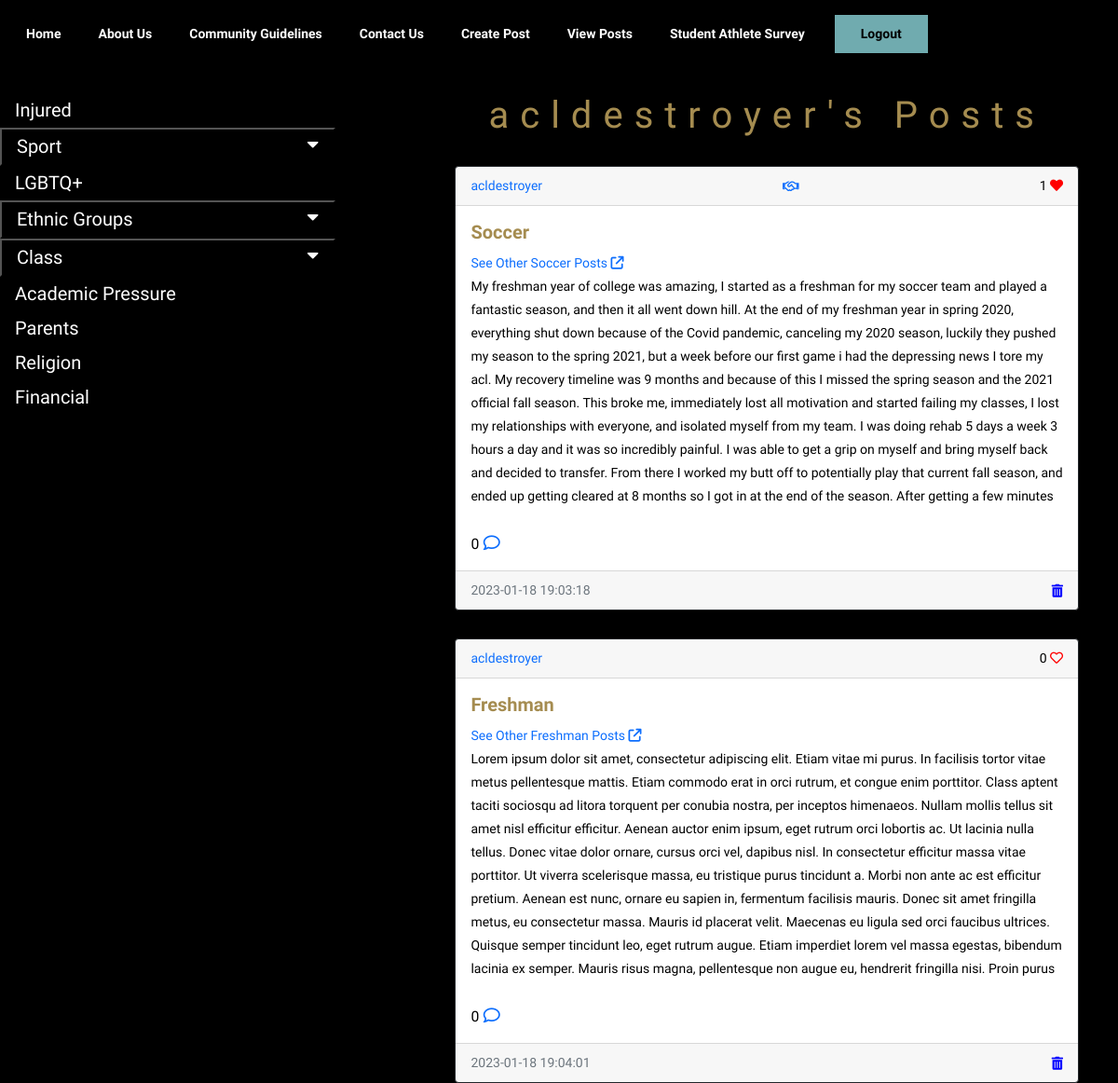
The app's page /posts/acldestroyer (signed in) with its own data.
### website/models.py (models this page shows)
class User(db.Model, UserMixin):
    id = db.Column(db.Integer, primary_key=True)
    email = db.Column(db.String(150), unique=True)
    username = db.Column(db.String(150), unique=True)
    password = db.Column(db.String(150))
    browser = db.Column(db.String(150))
    consent = db.Column(db.String(150))
    date_created = db.Column(db.DateTime(timezone=True), default=func.now())
    posts = db.relationship('Post', backref='user', passive_deletes=True)
    comments = db.relationship('Comment', backref='user', passive_deletes=True)
    likes = db.relationship('Like', backref='user', passive_deletes=True)

class Post(db.Model):
    id = db.Column(db.Integer, primary_key=True)
    text = db.Column(db.Text, nullable=False)
    categ = db.Column(db.Text, nullable=True)
    browser = db.Column(db.String(150), unique=False)
    consent = db.Column(db.String(150), unique=False)
    date_created = db.Column(db.DateTime(timezone=True), default=func.now())
    author = db.Column(db.Integer, db.ForeignKey('user.id', ondelete="CASCADE"), nullable=False)
    comments = db.relationship('Comment', backref='post', passive_deletes=True)
    likes = db.relationship('Like', backref='post', passive_deletes=True)

### website/views.py (the view)
@views.route("/posts/<username>")
@login_required
def posts(username):
    user = User.query.filter_by(username=username).first()
    if not user:
        flash('No user with that username exists.', category='error')
        return redirect(url_for('views.view_posts'))
    posts=Post.query.filter_by(author=user.id).all()
    return render_template("posts.html", user=current_user, posts=posts, username=username)

### website/app.py (called while the page is built)
@login_manager.user_loader
def load_user(id):
    return User.query.get(int(id))

### website/templates/posts.html (shortened to what this page needs)
{% extends "posts_div.html" %} {% block title %}{{username}}'s Posts{% endblock %} {% block header
%}{{username}}'s Posts {% endblock %}
{% block footer %}
<div class="post" align="center">
    <a class = "back-btn" href="/view_posts">
        <button type="button" class="btn btn-main">
        </button></a>
</div>
{%endblock %}

### website/templates/posts_div.html (shortened to what this page needs)
{% extends "base.html" %} {% block title %}Home{% endblock %} {% block content
%}
<head>
    <link rel="stylesheet" href="https://use.fontawesome.com/releases/v5.6.3/css/all.css">
</head>
<body>
<section class="posts-page">
<div class="sidenav">
  <a href="/posts_sorted/Injured">Injured</a>
  <button class="dropdown-btn">Sport
    <i class="fa fa-caret-down"></i>
  </button>
  <a href="/posts_sorted/lgbtq">LGBTQ+</a>
  <button class="dropdown-btn">Ethnic Groups
    <i class="fa fa-caret-down"></i>
  </button>
  <button class="dropdown-btn">Class
    <i class="fa fa-caret-down"></i>
  </button>
  <a href="/posts_sorted/Academic">Academic Pressure</a>
    <a href="/posts_sorted/Parents">Parents</a>
    <a href="/posts_sorted/Religion">Religion</a>
    <a href="/posts_sorted/Financial">Financial</a>
</div>
<div id="posts">
    <h1 class="posts-header">{% block header %}Posts{% endblock %}</h1>
    {% for post in posts %}
    <div class="card border-dark">
        <div class="card-header d-flex justify-content-between align-items-center">
            <a href="/posts/{{post.user.username}}">{{post.user.username}}</a>
            {% if post.consent == "yes" %}
                <a class="fa-regular fa-handshake"></a>
            {% endif %}
            <div>
                                <link rel="stylesheet" href="https://use.fontawesome.com/releases/v5.13.0/css/all.css">
                <span id="likes-count-{{post.id}}">
        {{ post.likes|length }}</span>
                {% if user.id in post.likes|map(attribute="author")|list %}
                <a
                        class="fas fa-heart"
                        id="like-button-{{post.id}}"
                        onclick="like({{post.id}})"
                ></a>
                {% else %}
                <a
                        class="far fa-heart"
                        id="like-button-{{post.id}}"
                        onclick="like({{post.id}})"
                ></a>
                {% endif %}
            </div>
        </div>
        <div class="card-body">
            <div href="/posts/{{post.browser}}" class="card-title">{{post.browser}}</div>
            <a href="/posts_sorted/{{post.browser}}">See Other {{post.browser}} Posts <i class="fa-solid fa-arrow-up-right-from-square"></i></a>
        <div class="ex1" >{{ post.text }}</div>
            <br/>
            <p class="card-text">
                {% if post.comments|length >= 0 %}
                    <small>{{post.comments|length}}</small>
                <a data-bs-toggle="collapse"
                        class="fa-regular fa-comment"
                        href="#comments-{{post.id}}"
                ></a>
                {% else %}
                <small class="text-muted"> No Comments</small>
                {% endif %}
            </p>
        </div>
        <div class="card-footer text-muted">
            {{post.date_created}}
            {% if user.id == post.author %}
                    <a style="color:blue;"
                        class="fas fa-trash-can"
                        href="/delete-post/{{post.id}}"
                ></a>
            {% endif %}
        </div>
    </div>
        {% endfor %}
    {% block footer %}{% endblock %} {% endblock %}

### website/templates/base.html (shortened to what this page needs)
<!DOCTYPE html>
<html lang="en">
<head>
    <link
            href="https://cdn.jsdelivr.net/npm/bootstrap@5.0.2/dist/css/bootstrap.min.css"
            rel="stylesheet"
    />
    <link rel="stylesheet" href="{{ url_for('static', filename='styles/style.css') }}">
    <link rel="stylesheet" href="{{ url_for('static', filename='styles/style.css') }}">
</head>
<body>
<nav class="navbar navbar-expand-lg navbar-light">
    <div class="container-fluid">
        <div class="collapse navbar-collapse" id="navbar">
            <div class="navbar-nav">
                <a class="nav-item nav-link" href="/home">Home</a>
                <a class="nav-item nav-link" href="/about_us">About Us</a>
                <a class="nav-item nav-link" href="/community_guidelines">Community Guidelines</a>
                               <a class="nav-item nav-link" href="/contact-us">Contact Us</a>
                {% if user.is_authenticated%}
                <a class="nav-item nav-link" href="/create-post">Create Post</a>
                <a class="nav-item nav-link" href="/view_posts/">View Posts</a>
                 <a class="nav-item nav-link" href="/survey">Student Athlete Survey</a>
                <a class="nav-item nav-link sign-up" href="/logout">Logout</a>
                {%else%}
                <a class="nav-item nav-link" href="/login">Login</a>
                <a class="nav-item nav-link sign-up" href="/sign-up">Sign Up</a>
                {%endif%}
            </div>
        </div>
    </div>
</nav>
<div class="container">{% block content %}{% endblock %}</div>
</body>
</html>

### website/static/styles/style.css (style rules this page uses)
html, body, { position:fixed; top:0; bottom:0; left:0; right:0; }
body { font-size: 14px; font-weight: 300; line-height: 25px; color: #F0F7F4; font-family: "Quicksand", sans-serif; -webkit-font-smoothing: antialiased; background-color: #000; }
div { display: block; }
a, a:active, a:focus, a:active { text-decoration: none; }
h1, h2, h3, h4, h5, h6 { font-weight: 300; margin: 0px; }
h1 { letter-spacing: 0.3em; font-size: 40px; color: #A58C50; }
p { font-size: 18px; line-height: 25px; }
a { transition: all 0.2s ease-in-out 0s; }
span, small { color: #000; }
.sidenav { padding-top: 100px; position: fixed; width: 30%; height: 100%; top: 0; left: 0; background-color: #000; overflow-x: hidden; }
.sidenav a, .dropdown-btn { padding: 6px 8px 6px 16px; text-decoration: none; font-size: 20px; color: #FFF; display: block; background: none; width: 100%; text-align: left; cursor: pointer; outline: none; }
.fa-caret-down { float: right; padding-right: 8px; }
#posts { padding-top: 100px; width: 100%; float: right !important; }
.border-dark { width: 60%; float: right !important; margin-top: 30px; }
.posts-header { text-align: center; width: 60%; float: right !important; }
.container { width: 100%!important; }
.btn { border-radius: 0; }
.btn-main { color: #fff; border-radius: 30px; font-size: 18px; padding: 10px 30px; display: inline-block; box-shadow: 0 5px 10px; background-color: #70ABAF; margin-top: 50px; z-index: 5; margin-bottom: 20px; }
.card-title { color: #A58C50; font-weight: bold; font-size: 20px; }
.card-footer { display: flex; align-items: center!important; justify-content: space-between!important; }
.far, .fas { color: red; }
.navbar { position: fixed; background-color: #000; width: 100%; z-index: 1; align-items: right; }
.nav-link { font-size: 14px; font-weight: bold; margin: 0.5rem 1rem 1rem 0.5rem; }
.navbar-light .navbar-nav .nav-link { color: #FFF; font-family: "Quicksand", sans-serif; text-align: center; }
.nav-item.nav-link.sign-up { background-color: #70ABAF; color: #000; width: 100px; }
.ex1 { color: #000; width:100%; max-height:250px; overflow-y:auto; }

### records on screen
User: username "acldestroyer"
Post: user.username "acldestroyer", consent "yes" (drawn), likes|length "1", browser "Soccer", text "My freshman year of college was amazing, I started as a freshman for my soccer team and played a fantastic season, and then it all went down hill. At the end of my freshman year in spring 2020, everything shut down because of the Covid pandemic, canceling my 2020 season, luckily they pushed my season to the spring 2021, but a week before our first game i had the depressing news I tore my acl. My recovery timeline was 9 months and because of this I missed the spring season and the 2021 official fall season. This broke me, immediately lost all motivation and started failing my classes, I lost my relationships with everyone, and isolated myself from my team. I was doing rehab 5 days a week 3…", comments|length "0", date_created "2023-01-18 19:03:18"
Post: user.username "acldestroyer", likes|length "0", browser "Freshman", text "Lorem ipsum dolor sit amet, consectetur adipiscing elit. Etiam vitae mi purus. In facilisis tortor vitae metus pellentesque mattis. Etiam commodo erat in orci rutrum, et congue enim porttitor. Class aptent taciti sociosqu ad litora torquent per conubia nostra, per inceptos himenaeos. Nullam mollis tellus sit amet nisl efficitur efficitur. Aenean auctor enim ipsum, eget rutrum orci lobortis ac. Ut lacinia nulla tellus. Donec vitae dolor ornare, cursus orci vel, dapibus nisl. In consectetur efficitur massa vitae porttitor. Ut viverra scelerisque massa, eu tristique purus tincidunt a. Morbi non ante ac est efficitur pretium. Aenean est nunc, ornare eu sapien in, fermentum facilisis mauris.…", comments|length "0", date_created "2023-01-18 19:04:01"
